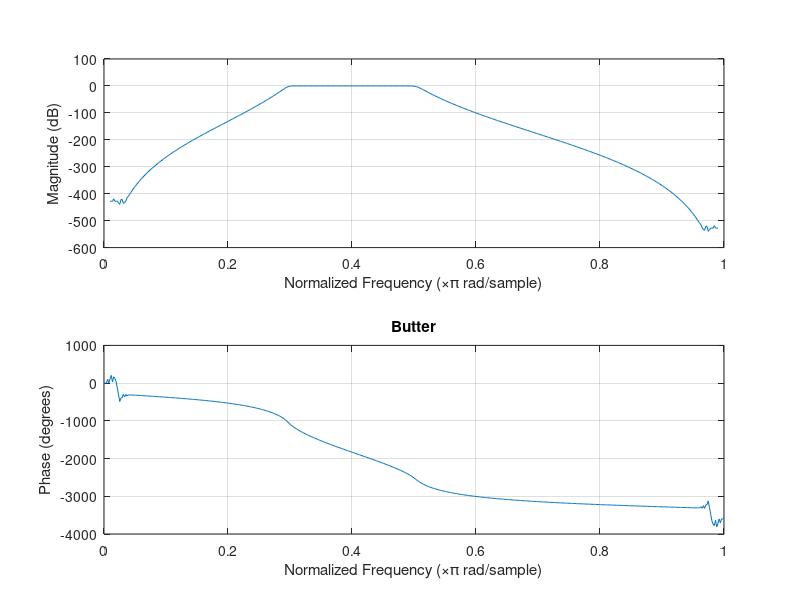
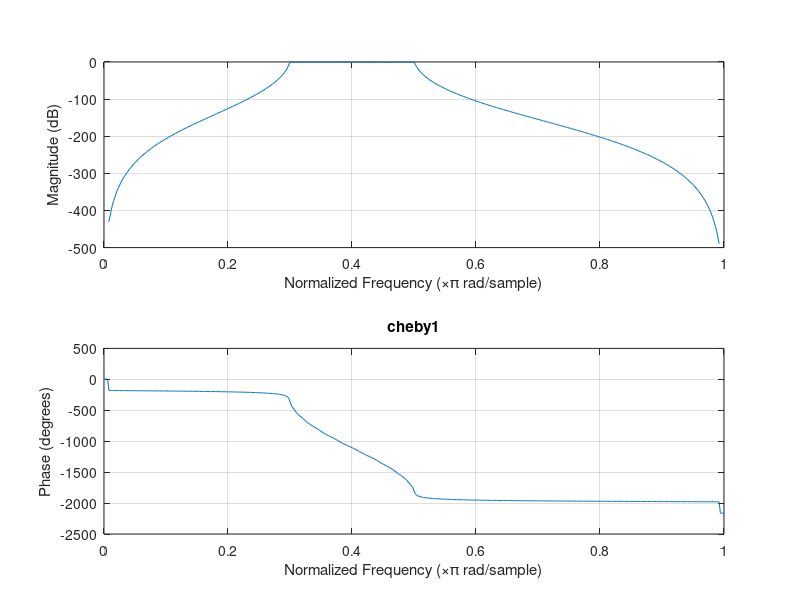
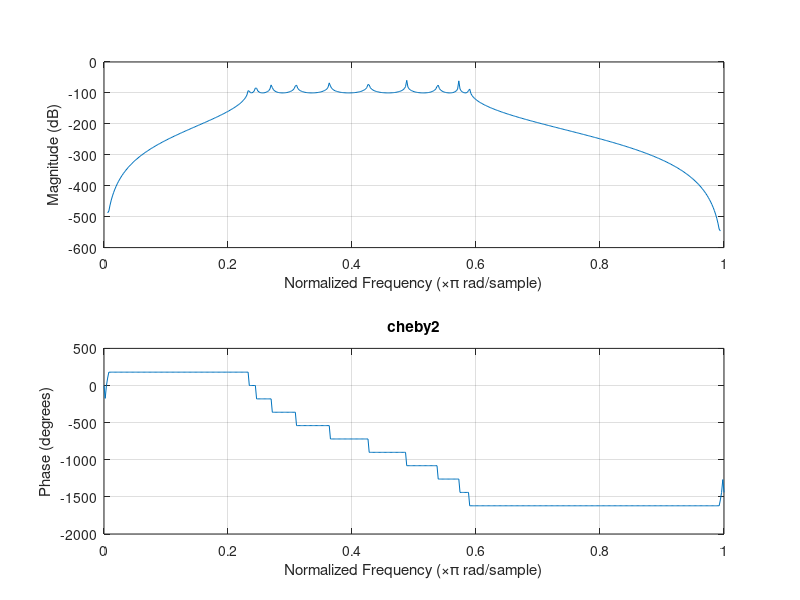
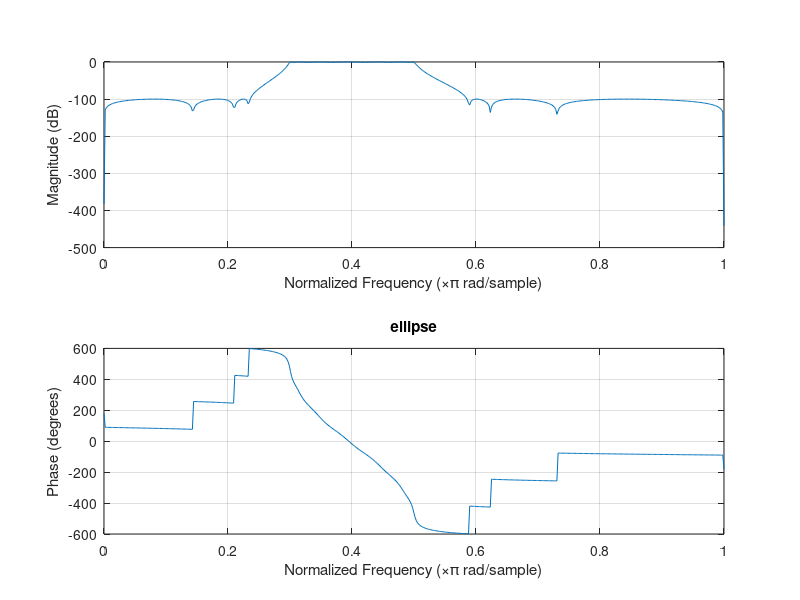

MATLAB code for these plots, in order:
wp = [0.3 0.5];
ws = [0.2 0.6];
rp = 1;
rs = 100;

[n, Wn] = buttord(wp, ws, rp, rs);
[b, a] = butter(n, Wn);
freqz(b, a)
title('Butter')

[nc, Wnc] = cheb1ord(wp, ws, rp, rs);
[bc, ac] = cheby1(nc, rp, Wnc);
figure;
freqz(bc, ac)
title('cheby1')

[nc2, Wnc2] = cheb2ord(wp, ws, rp, rs);
[bc2, ac2] = cheby1(nc2, rs, Wnc2);
figure;
freqz(bc2, ac2)
title('cheby2')

[ne, Wne] = ellipord(wp, ws, rp, rs);
[be, ae] = ellip(ne, rp, rs, Wne);
figure;
freqz(be, ae)
title('ellipse')
